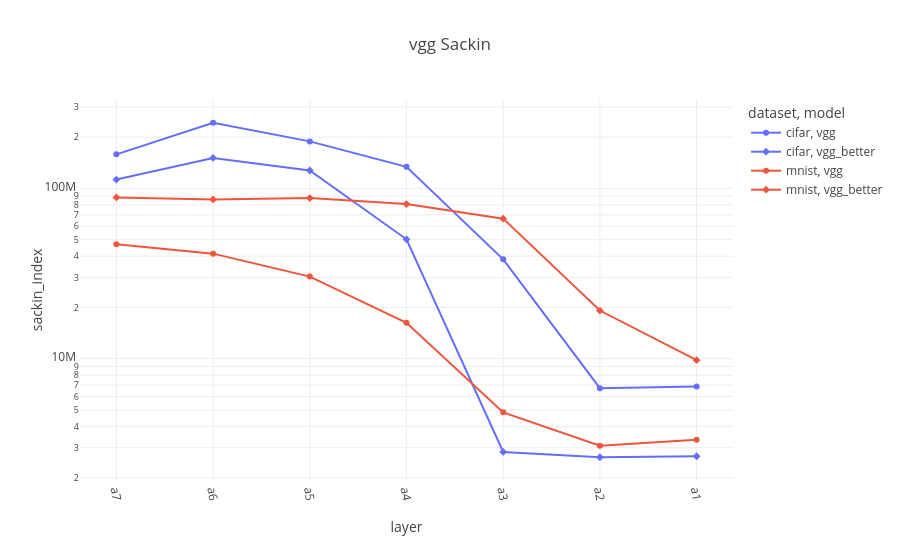

Notebook code for this chart:
### Code cell
vgg = full_data[(full_data["model"].str.contains("vgg")) & (full_data["split"] == "trainUval")].copy()

vgg["layer_idx"] = vgg["layer"].apply(lambda x: layer_order['vgg'].index(x))
vgg.sort_values("layer_idx", inplace=True)

fig = px.line(vgg, x="layer", y="sackin_index", color="dataset", symbol="model", color_discrete_sequence=px.colors.qualitative.Plotly, title="vgg Sackin")
fig.update_xaxes(tickangle=80)
fig.update_yaxes(type="log")

### Figure 1 — Plotly figure (JSON) as saved in the notebook; plotly's stock layout.template omitted (floating-point values rounded to 4 significant figures)
{"data": [{"hovertemplate": "dataset=cifar<br>model=vgg<br>layer=%{x}<br>sackin_index=%{y}<extra></extra>", "legendgroup": "cifar, vgg", "line": {"color": "#636EFA", "dash": "solid"}, "marker": {"symbol": "circle"}, "mode": "lines+markers", "name": "cifar, vgg", "orientation": "v", "showlegend": true, "type": "scatter", "x": ["a7", "a6", "a5", "a4", "a3", "a2", "a1"], "xaxis": "x", "y": [158500000.0, 243000000.0, 188900000.0, 133800000.0, 38340000.0, 6709000.0, 6875000.0], "yaxis": "y"}, {"hovertemplate": "dataset=cifar<br>model=vgg_better<br>layer=%{x}<br>sackin_index=%{y}<extra></extra>", "legendgroup": "cifar, vgg_better", "line": {"color": "#636EFA", "dash": "solid"}, "marker": {"symbol": "diamond"}, "mode": "lines+markers", "name": "cifar, vgg_better", "orientation": "v", "showlegend": true, "type": "scatter", "x": ["a7", "a6", "a5", "a4", "a3", "a2", "a1"], "xaxis": "x", "y": [112800000.0, 151000000.0, 127500000.0, 50250000.0, 2834000.0, 2637000.0, 2674000.0], "yaxis": "y"}, {"hovertemplate": "dataset=mnist<br>model=vgg<br>layer=%{x}<br>sackin_index=%{y}<extra></extra>", "legendgroup": "mnist, vgg", "line": {"color": "#EF553B", "dash": "solid"}, "marker": {"symbol": "circle"}, "mode": "lines+markers", "name": "mnist, vgg", "orientation": "v", "showlegend": true, "type": "scatter", "x": ["a7", "a6", "a5", "a4", "a3", "a2", "a1"], "xaxis": "x", "y": [46940000.0, 41400000.0, 30340000.0, 16230000.0, 4839000.0, 3082000.0, 3342000.0], "yaxis": "y"}, {"hovertemplate": "dataset=mnist<br>model=vgg_better<br>layer=%{x}<br>sackin_index=%{y}<extra></extra>", "legendgroup": "mnist, vgg_better", "line": {"color": "#EF553B", "dash": "solid"}, "marker": {"symbol": "diamond"}, "mode": "lines+markers", "name": "mnist, vgg_better", "orientation": "v", "showlegend": true, "type": "scatter", "x": ["a7", "a6", "a5", "a4", "a3", "a2", "a1"], "xaxis": "x", "y": [88540000.0, 86160000.0, 87710000.0, 80910000.0, 66440000.0, 19180000.0, 9796000.0], "yaxis": "y"}], "layout": {"legend": {"title": {"text": "dataset, model"}, "tracegroupgap": 0}, "title": {"text": "vgg Sackin"}, "xaxis": {"anchor": "y", "domain": [0, 1], "tickangle": 80, "title": {"text": "layer"}}, "yaxis": {"anchor": "x", "domain": [0, 1], "title": {"text": "sackin_index"}, "type": "log"}}}
